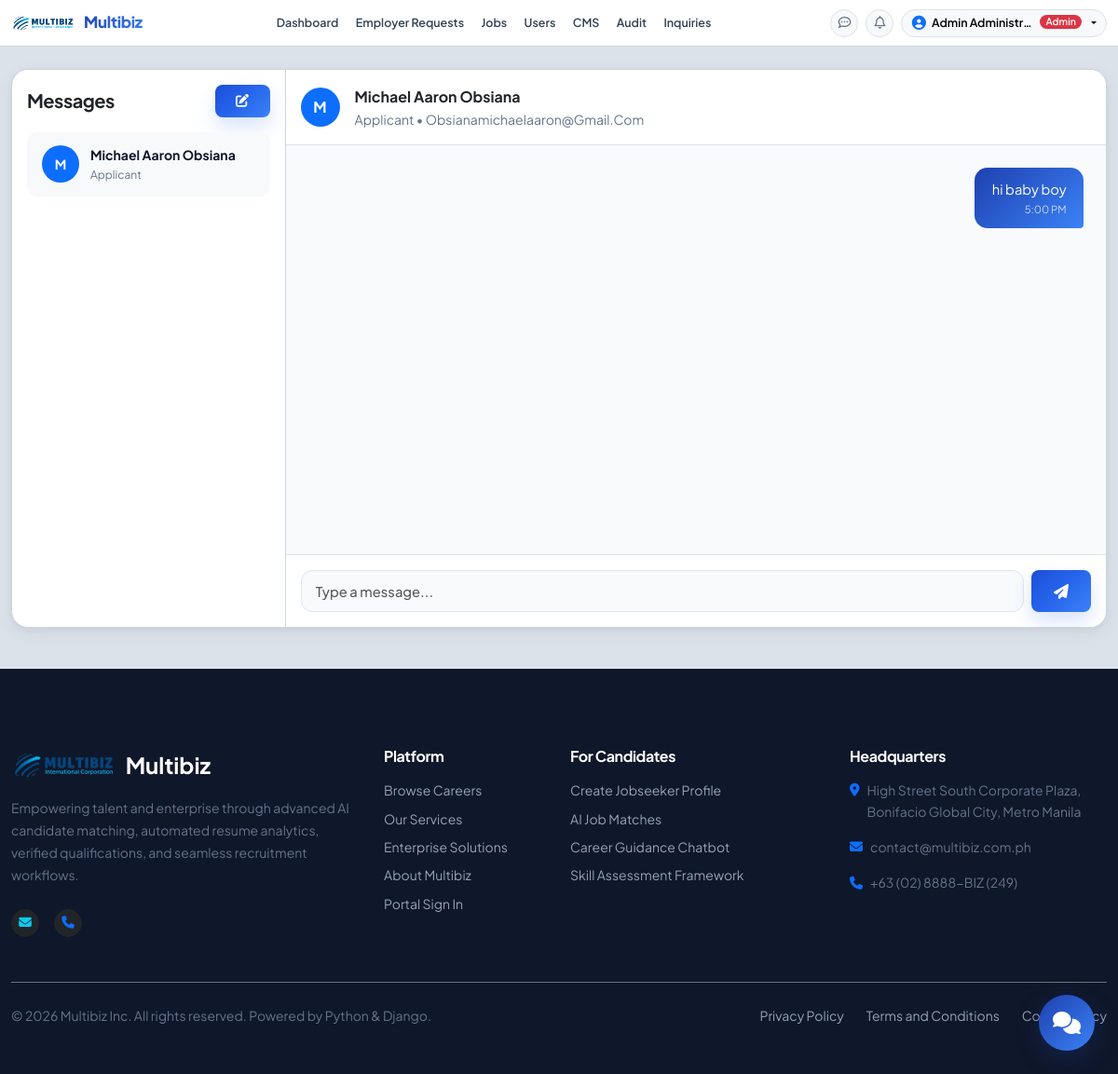
Page /messaging/chat/ (signed in) on the committed database.
### accounts/models.py (models this page shows, shortened)
class User(AbstractUser):
    username = None
    email = models.EmailField('email address', unique=True)
    ROLE_CHOICES = (
        ('applicant', 'Applicant / Jobseeker'),
        ('employer', 'Employer'),
        ('admin', 'Administrator'),
    )
    role = models.CharField(max_length=20, choices=ROLE_CHOICES, default='applicant')
    STATUS_CHOICES = (
        ('active', 'Active'),
        ('inactive', 'Inactive'),
        ('suspended', 'Suspended'),
    )
    status = models.CharField(max_length=20, choices=STATUS_CHOICES, default='active')
    phone = models.CharField(max_length=30, blank=True, null=True)
    created_by_admin = models.BooleanField(default=False)
    created_at = models.DateTimeField(auto_now_add=True)
    updated_at = models.DateTimeField(auto_now=True)
    USERNAME_FIELD = 'email'
    REQUIRED_FIELDS = ['first_name', 'last_name']
    objects = CustomUserManager()
    @property
    def is_applicant(self):
        return self.role == 'applicant'
    @property
    def is_employer(self):
        return self.role == 'employer'
    @property
    def is_admin_user(self):
        return self.role == 'admin' or self.is_superuser or self.is_staff
    @property
    def full_name(self):
        name = f"{self.first_name} {self.last_name}".strip()
        return name if name else self.email.split('@')[0]

### messaging/models.py (models this page shows, shortened)
class Message(models.Model):
    sender = models.ForeignKey(
        settings.AUTH_USER_MODEL,
        on_delete=models.CASCADE,
        related_name='sent_messages'
    )
    receiver = models.ForeignKey(
        settings.AUTH_USER_MODEL,
        on_delete=models.CASCADE,
        related_name='received_messages'
    )
    message = models.TextField()
    is_read = models.BooleanField(default=False)
    created_at = models.DateTimeField(auto_now_add=True)
    class Meta:
        ordering = ['created_at']

### messaging/views.py (the view)
# urls.py: path('chat/', views.chat_center, name='chat_center'),
@login_required
def chat_center(request, recipient_id=None):
    current_user = request.user
    sent_to = Message.objects.filter(sender=current_user).values_list('receiver_id', flat=True)
    received_from = Message.objects.filter(receiver=current_user).values_list('sender_id', flat=True)
    contact_ids = set(list(sent_to) + list(received_from))
    contacts = User.objects.filter(id__in=contact_ids).exclude(id=current_user.id)
    active_recipient = None
    if recipient_id:
        active_recipient = get_object_or_404(User, pk=recipient_id)
    elif contacts.exists():
        active_recipient = contacts.first()
    messages_list = []
    if active_recipient:
        Message.objects.filter(sender=active_recipient, receiver=current_user, is_read=False).update(is_read=True)
        messages_list = Message.objects.filter(
            (Q(sender=current_user, receiver=active_recipient) | Q(sender=active_recipient, receiver=current_user))
        ).order_by('created_at')
    if current_user.is_applicant:
        available_users = User.objects.filter(role__in=['employer', 'admin'], status='active').exclude(id=current_user.id)[:20]
    elif current_user.is_employer:
        available_users = User.objects.filter(role__in=['applicant', 'admin'], status='active').exclude(id=current_user.id)[:20]
    else:
        available_users = User.objects.filter(status='active').exclude(id=current_user.id)[:20]
    return render(request, 'messaging/chat.html', {
        'contacts': contacts,
        'active_recipient': active_recipient,
        'messages_list': messages_list,
        'available_users': available_users,
    })

### templates/messaging/chat.html (shortened to what this page needs)
{% extends 'base.html' %}
{% load static %}
{% block content %}
<div class="container py-4">
    <div class="custom-card bg-white border-0 shadow-sm rounded-4 overflow-hidden chat-layout d-flex">
        <div class="col-md-4 col-lg-3 contacts-sidebar p-3 d-flex flex-column">
            <div class="d-flex justify-content-between align-items-center mb-3">
                <h5 class="fw-bold text-dark mb-0">Messages</h5>
                <button class="btn btn-sm btn-primary-custom" data-bs-toggle="modal" data-bs-target="#newChatModal" title="Start New Chat">
                    <i class="fa-solid fa-pen-to-square"></i>
                </button>
            </div>
            <div class="d-flex flex-column gap-1 overflow-y-auto flex-grow-1">
                {% for contact in contacts %}
                    <a href="{% url 'chat_thread' contact.id %}" class="contact-item {% if active_recipient.id == contact.id %}active bg-light{% endif %}">
                        <div class="bg-primary text-white rounded-circle d-flex align-items-center justify-content-center fw-bold small" style="width: 40px; height: 40px; flex-shrink: 0;">
                            {{ contact.first_name|slice:":1" }}
                        </div>
                        <div class="overflow-hidden flex-grow-1">
                            <div class="fw-bold text-truncate small">{{ contact.full_name }}</div>
                            <div class="text-muted small text-truncate text-capitalize" style="font-size: 0.75rem;">{{ contact.role }}</div>
                        </div>
                    </a>
                {% empty %}
                    <div class="text-center py-4 text-muted small">
                        <i class="fa-regular fa-comment-dots fs-3 mb-2 opacity-50"></i>
                        <div>No conversations yet.</div>
                        <button class="btn btn-sm btn-outline-primary mt-2" data-bs-toggle="modal" data-bs-target="#newChatModal">Start Chat</button>
                    </div>
                {% endfor %}
            </div>
        </div>
        <div class="col-md-8 col-lg-9 d-flex flex-column h-100">
            {% if active_recipient %}
                <div class="p-3 border-bottom d-flex align-items-center justify-content-between bg-white">
                    <div class="d-flex align-items-center gap-3">
                        <div class="bg-primary text-white rounded-circle d-flex align-items-center justify-content-center fw-bold" style="width: 42px; height: 42px;">
                            {{ active_recipient.first_name|slice:":1" }}
                        </div>
                        <div>
                            <div class="fw-bold text-dark">{{ active_recipient.full_name }}</div>
                            <div class="text-muted small text-capitalize">{{ active_recipient.role }} &bull; {{ active_recipient.email }}</div>
                        </div>
                    </div>
                </div>
                <div class="messages-thread" id="messagesFeed">
                    {% for msg in messages_list %}
                        <div class="msg-bubble {% if msg.sender_id == user.id %}msg-outgoing{% else %}msg-incoming{% endif %}" data-id="{{ msg.id }}">
                            <div>{{ msg.message }}</div>
                            <div class="text-end text-opacity-75 {% if msg.sender_id == user.id %}text-light{% else %}text-muted{% endif %}" style="font-size: 0.7rem; margin-top: 2px;">
                                {{ msg.created_at|time:"g:i A" }}
                            </div>
                        </div>
                    {% empty %}
                        <div class="text-center py-5 text-muted small my-auto">
                            <i class="fa-solid fa-hand-wave fs-2 mb-2 text-primary opacity-50"></i>
                            <div>Say hello to start the conversation!</div>
                        </div>
                    {% endfor %}
                </div>
                <div class="p-3 bg-white border-top">
                    <form id="chatForm" class="d-flex gap-2">
                        <input type="text" id="messageInput" class="form-control" placeholder="Type a message..." autocomplete="off" required>
                        <button type="submit" class="btn btn-primary-custom px-4">
                            <i class="fa-solid fa-paper-plane"></i>
                        </button>
                    </form>
                </div>
            {% else %}
                <div class="text-center py-5 my-auto text-muted">
                    <i class="fa-solid fa-comments fs-1 mb-3 text-secondary opacity-25"></i>
                    <h5 class="fw-bold text-dark">Select a conversation</h5>
                    <p class="small">Choose a contact from the list or start a new message.</p>
                </div>
            {% endif %}
        </div>
    </div>
</div>
{% endblock %}

### templates/components/navbar.html (shortened to what this page needs)
{% load static %}
<nav class="navbar navbar-expand-lg navbar-custom sticky-top {% if user.is_authenticated and user.is_employer %}navbar-employer{% elif user.is_authenticated and user.is_admin_user %}navbar-admin{% endif %}">
    <div class="container">
        <a class="navbar-brand d-flex align-items-center me-3" href="{% if user.is_authenticated and user.is_employer %}{% url 'employer_dashboard' %}{% elif user.is_authenticated and user.is_admin_user %}{% url 'admin_dashboard' %}{% else %}{% url 'home' %}{% endif %}">
            <img src="{% static 'images/mbLogo.png' %}" alt="Multibiz" class="navbar-brand-logo" onerror="this.style.display='none';">
            <span class="navbar-brand-text ms-2">Multibiz</span>
        </a>
        <div class="collapse navbar-collapse" id="navbarMain">
            <ul class="navbar-nav me-auto mb-2 mb-lg-0 align-items-lg-center gap-1 {% if user.is_authenticated and user.is_employer %}employer-nav-links{% elif user.is_authenticated and user.is_admin_user %}admin-nav-links{% endif %}">
                {% if user.is_authenticated and user.is_employer %}
                    <!-- ==============================================
                         1. EMPLOYER / RECRUITER WORKSPACE
                         (Matches landing page & applicant simplicity)
                         ============================================== -->
                    <li class="nav-item">
                        <a class="nav-link {% if request.resolver_match.url_name == 'employer_dashboard' %}active{% endif %}" href="{% url 'employer_dashboard' %}">Dashboard</a>
                    </li>
                    <li class="nav-item">
                        <a class="nav-link {% if request.resolver_match.url_name == 'employer_talent_requests' or request.resolver_match.url_name == 'employer_request_talent' or request.resolver_match.url_name == 'employer_talent_request_detail' %}active{% endif %}" href="{% url 'employer_talent_requests' %}">Talent Requests</a>
                    </li>
                    <li class="nav-item">
                        <a class="nav-link {% if request.resolver_match.url_name == 'recommended_candidates' %}active{% endif %}" href="{% url 'recommended_candidates' %}">Talent Radar</a>
                    </li>
                    <li class="nav-item">
                        <a class="nav-link {% if request.resolver_match.url_name == 'employer_candidates' or request.resolver_match.url_name == 'employer_candidate_detail' %}active{% endif %}" href="{% url 'employer_candidates' %}">Candidates</a>
                    </li>
                    <li class="nav-item">
                        <a class="nav-link {% if request.resolver_match.url_name == 'employer_jobs' %}active{% endif %}" href="{% url 'employer_jobs' %}">Openings</a>
                    </li>
                {% elif user.is_authenticated and user.is_admin_user %}
                    <li class="nav-item">
                        <a class="nav-link {% if request.resolver_match.url_name == 'admin_dashboard' %}active{% endif %}" href="{% url 'admin_dashboard' %}">Dashboard</a>
                    </li>
                    <li class="nav-item">
                        <a class="nav-link " href="{% url 'admin_employer_requests' %}">Employer Requests</a>
                    </li>
                    <li class="nav-item">
                        <a class="nav-link " href="{% url 'admin_jobs' %}">Jobs</a>
                    </li>
                    <li class="nav-item">
                        <a class="nav-link {% if request.resolver_match.url_name == 'admin_users' %}active{% endif %}" href="{% url 'admin_users' %}">Users</a>
                    </li>
                    <li class="nav-item">
                        <a class="nav-link {% if request.resolver_match.url_name == 'admin_cms' %}active{% endif %}" href="{% url 'admin_cms' %}">CMS</a>
                    </li>
                    <li class="nav-item">
                        <a class="nav-link {% if request.resolver_match.url_name == 'admin_audit_trail' %}active{% endif %}" href="{% url 'admin_audit_trail' %}">Audit</a>
                    </li>
                    <li class="nav-item">
                        <a class="nav-link {% if request.resolver_match.url_name == 'admin_inquiries' %}active{% endif %}" href="{% url 'admin_inquiries' %}">Inquiries</a>
                    </li>
                {% endif %}
            </ul>
            <div class="d-flex align-items-center gap-2 mt-2 mt-lg-0 {% if user.is_authenticated and user.is_employer %}employer-nav-actions{% elif user.is_authenticated and user.is_admin_user %}admin-nav-actions{% endif %}">
                {% if user.is_authenticated %}
                    <a href="{% url 'chat_center' %}" class="btn btn-light position-relative rounded-circle p-0 d-flex align-items-center justify-content-center border shadow-xs ui-avatar-sm" title="Direct Messages">
                        <i class="fa-regular fa-comment-dots text-secondary" style="font-size: 0.85rem;"></i>
                    </a>
                    <div class="dropdown">
                        <button class="btn btn-light position-relative rounded-circle p-0 d-flex align-items-center justify-content-center border shadow-xs ui-avatar-sm" type="button" data-bs-toggle="dropdown" aria-expanded="false" title="Notifications">
                            <i class="fa-regular fa-bell text-secondary" style="font-size: 0.85rem;"></i>
                        </button>
                    </div>
                    <div class="dropdown">
                        <button class="btn btn-light dropdown-toggle d-flex align-items-center gap-1.5 rounded-pill px-2.5 py-0.5 border shadow-xs navbar-profile-button" type="button" data-bs-toggle="dropdown" aria-expanded="false">
                            <i class="fa-solid fa-circle-user text-primary" style="font-size: 0.95rem;"></i>
                            <span class="fw-semibold text-truncate d-none d-sm-inline-block navbar-profile-name">{{ user.full_name|default:user.username }}</span>
                            <span class="badge {% if user.is_admin_user %}bg-danger{% elif user.is_employer %}bg-primary{% else %}bg-success{% endif %} rounded-pill text-capitalize" style="font-size: 0.65rem; padding: 0.15rem 0.4rem;">{{ user.role }}</span>
                        </button>
                    </div>
                {% endif %}
            </div>
        </div>
    </div>
</nav>

### rows in the picture
User: full_name "Admin Administr…", role "Admin"
User: first_name "M", full_name "Michael Aaron Obsiana", role "Applicant", email "Obsianamichaelaaron@gmail.com"
Message: message "hi baby boy", created_at "5:00 PM"
